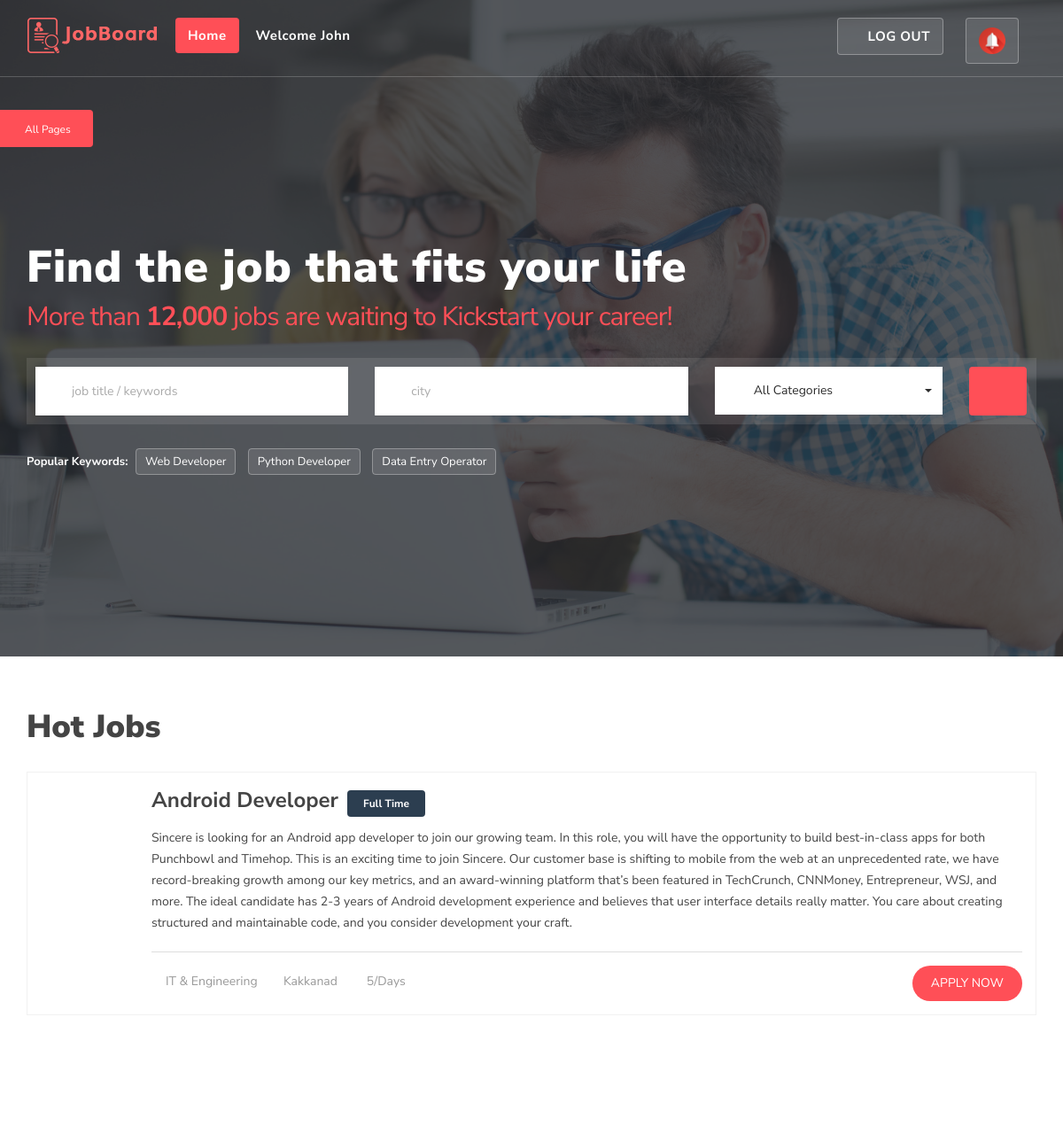
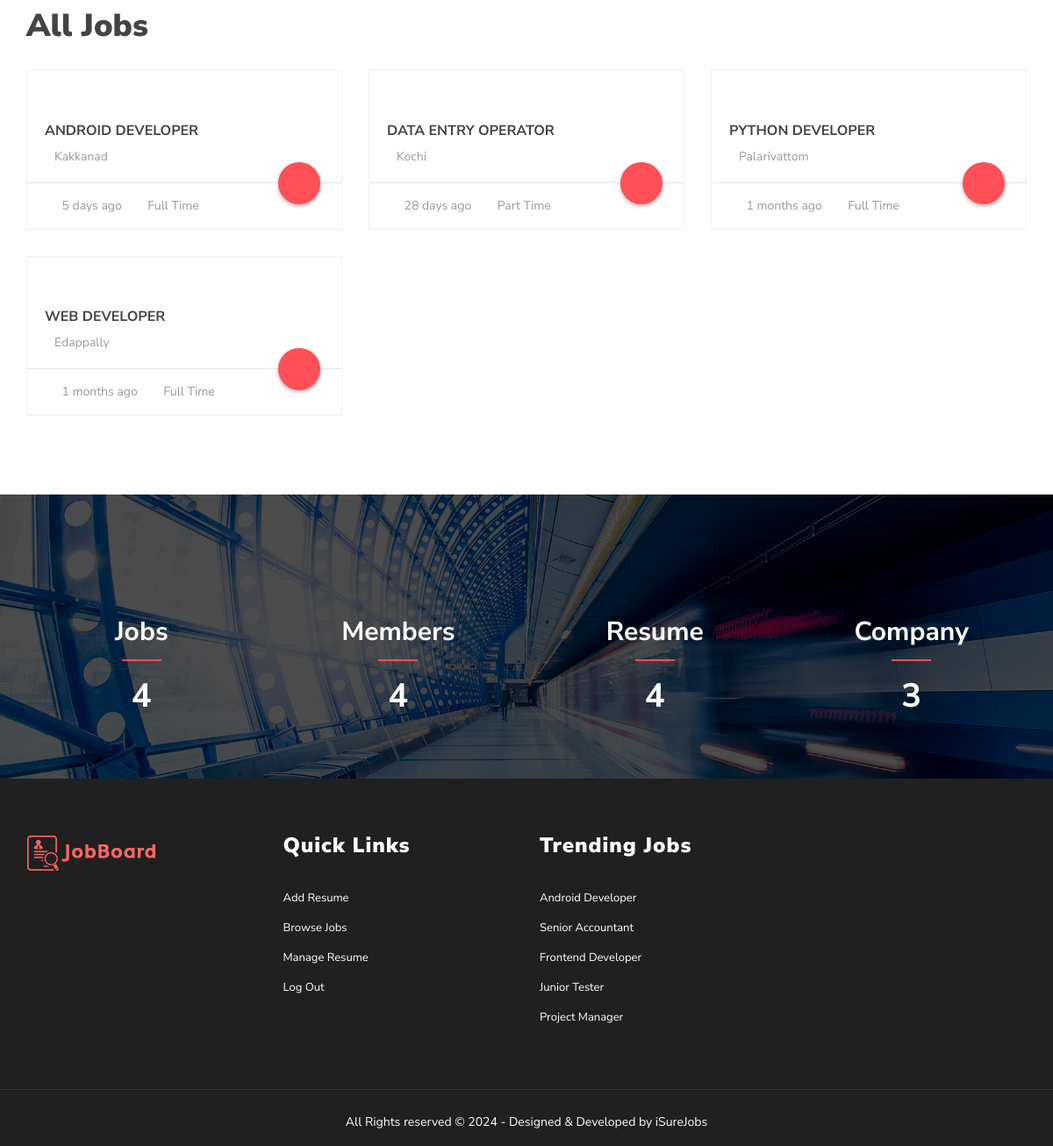
Page /Home/ (signed in) on the committed database (2 pictures, top to bottom).
### ResumeParser/models.py (models this page shows)
class CustomUser(AbstractUser):
    user_type_data = ((1,'employer'),(2,'candidate'))
    user_type = models.CharField(default=1,choices=user_type_data,max_length=10)
    groups = models.ManyToManyField(
        Group,
        verbose_name='groups',
        blank=True,
        related_name='custom_user_groups'
    )
    user_permissions = models.ManyToManyField(
        Permission,
        verbose_name='user permissions',
        blank=True,
        related_name='custom_user_permissions'
    )

class Jobs(models.Model):
    job_title = models.CharField(max_length=100)
    job_nature = models.CharField(max_length=100)
    job_location = models.CharField(max_length=100)
    category = models.CharField(max_length=100)
    job_description = models.CharField(max_length=1000)
    job_responsibility = models.CharField(max_length=1000)
    job_qualification = models.CharField(max_length=200)
    job_skills = models.CharField(max_length=500)
    job_graduation_year = models.CharField(max_length=100)
    job_CGPA = models.CharField(max_length=20)
    job_exp = models.IntegerField()
    job_salary = models.CharField(max_length=20)
    job_languages = models.CharField(max_length=200)
    published_date = models.DateTimeField(auto_now_add=True)
    last_date = models.DateTimeField()
    company_name = models.ForeignKey(Employer,on_delete=models.CASCADE)

### ResumeParser/views.py (the view, shortened to what this page needs)
# urls.py: path('Home/',home,name='home'),
def home(request):
    jobs = Jobs.objects.all().order_by('-id')
    candidate_count = Candidate.objects.count()
    employer_count = Employer.objects.count()
    job_count = Jobs.objects.count()
    current_time = datetime.now(timezone.utc)
    for job in jobs:
        print(job.company_name_id)
        emp = Employer.objects.get(id=job.company_name_id)
        job.logo = emp.logo.url
        time_diff = current_time - job.published_date
        job.time_difference = time_diff.total_seconds()
        job.minutes_ago = int(job.time_difference / 60)  # Calculate minutes ago
        job.hours_ago = int(job.time_difference / 3600)  # Calculate hours ago
        job.days_ago = int(job.time_difference / 86400)  # Calculate days ago
        job.months_ago = int(job.time_difference / (86400 * 30))
    context = {'jobs': jobs, 'c_count': candidate_count, 'e_count': employer_count, 'j_count': job_count, 'name':request.user.first_name}
    return render(request, 'Home.html', context)

### ResumeParser/templates/Home.html (shortened to what this page needs)
{% load static %}
<!DOCTYPE html>
<html lang="en">
  <head>
    <link rel="stylesheet" href="{% static 'assets/css/bootstrap.min.css' %}" type="text/css">
    <link rel="stylesheet" href="{% static 'assets/css/jasny-bootstrap.min.css' %}" type="text/css">
    <link rel="stylesheet" href="{% static 'assets/css/bootstrap-select.min.css' %}" type="text/css">
    <link rel="stylesheet" href="{% static 'assets/css/material-kit.css' %}" type="text/css">
    <link rel="stylesheet" href="{% static 'assets/fonts/font-awesome.min.css' %}" type="text/css">
    <link rel="stylesheet" href="{% static 'assets/fonts/themify-icons.css' %}">
    <link rel="stylesheet" href="{% static 'assets/extras/animate.css' %}" type="text/css">
    <link rel="stylesheet" href="{% static 'assets/extras/owl.carousel.css' %}" type="text/css">
    <link rel="stylesheet" href="{% static 'assets/extras/owl.theme.css' %}" type="text/css">
    <link rel="stylesheet" href="{% static 'assets/extras/settings.css' %}" type="text/css">
    <link rel="stylesheet" href="{% static 'assets/css/slicknav.css' %}" type="text/css">
    <link rel="stylesheet" href="{% static 'assets/css/main.css' %}" type="text/css">
    <link rel="stylesheet" href="{% static 'assets/css/responsive.css' %}" type="text/css">
    <link rel="stylesheet" type="text/css" href="{% static 'assets/css/colors/red.css' %}" media="screen" />
  </head>
  <body>
      <div class="header">
        <section id="intro" class="section-intro">
          <div class="logo-menu">
            <nav class="navbar navbar-default" role="navigation" data-spy="affix" data-offset-top="50">
              <div class="container">
                <div class="navbar-header">
                  <a class="navbar-brand logo" href="{% url 'home' %}"><img src="{% static 'assets/img/logo.png' %}" alt=""></a>
                </div>
                <div class="collapse navbar-collapse" id="navbar">
                <ul class="nav navbar-nav">
                  <li>
                    <a class="active" href="{% url 'home' %}">
                    Home
                    </a>
                  </li>
                  <li>
                    <a href="#">
                    Welcome {{ name }} <i class="fa fa-angle-down"></i>
                    </a>
                  </li>
                </ul>
                  <ul class="nav navbar-nav navbar-right float-right">
                    <li class="right"><a href="{% url 'notify' %}"><img src="{% static 'img/notification-bell.png' %}" alt="notify_me" width="30" height="30" title="Notifications"></a></li>
                  </ul>
                <ul class="nav navbar-nav navbar-right float-right">
                  <li class="right"><a href="{% url 'log_out' %}"><i class="ti-lock"></i>  Log Out</a></li>
                </ul>
              </div>
            </div>
          </nav>
          <div class="tbtn wow pulse" id="menu" data-wow-iteration="infinite" data-wow-duration="500ms" data-toggle="offcanvas" data-target=".navmenu">
            <p><i class="ti-files"></i> All Pages</p>
          </div>
      </div>
      <div class="search-container">
        <div class="container">
          <div class="row">
            <div class="col-md-12">
              <h1>Find the job that fits your life</h1><br><h2>More than <strong>12,000</strong> jobs are waiting to Kickstart your career!</h2>
              <div class="content">
                <form method="POST"> {% csrf_token %}
                  <div class="row">
                    <div class="col-md-4 col-sm-6">
                      <div class="form-group">
                        <input class="form-control" type="text" name="job" placeholder="job title / keywords" required>
                        <i class="ti-time"></i>
                      </div>
                    </div>
                    <div class="col-md-4 col-sm-6">
                      <div class="form-group">
                        <input class="form-control" type="text" name="loc" placeholder="city" required>
                        <i class="ti-location-pin"></i>
                      </div>
                    </div>
                    <div class="col-md-3 col-sm-6">
                      <div class="search-category-container">
                        <label class="styled-select">
                          <select class="dropdown-product selectpicker" name="category" required>
                            <option>All Categories</option>
                          </select>
                        </label>
                      </div>
                    </div>
                    <div class="col-md-1 col-sm-6">
                      <button type="submit" class="btn btn-search-icon"><i class="ti-search"></i></button>
                    </div>
                  </div>
                </form>
              </div>
              <div class="popular-jobs">
                <b>Popular Keywords: </b>
                <a href="#">Web Developer</a>
                <a href="#">Python Developer</a>
                <a href="#">Data Entry Operator</a>
              </div>
            </div>
          </div>
        </div>
      </div>
    </section>
    </div>
    <section class="find-job section">
      <div class="container">
        <h2 class="section-title">Hot Jobs</h2>
        <div class="row">
          <div class="col-md-12">
            {% if messages %}
            {% for m in messages %}
            <h1>{{ m }}</h1>
            {% endfor %}
            {% else %}
            {% if jobs %}
            {% for j in jobs %}
              {% if j.days_ago < 15 %}
            <div class="job-list">
              <div class="job-list-content">
                <h4><a href="#">{{ j.job_title|title }}</a><span class="full-time">{{ j.job_nature }}</span></h4>
                <p>{{ j.job_description }}</p>
                <div class="job-tag">
                  <div class="pull-left">
                    <div class="meta-tag">
                      <span><a href="browse-categories.html"><i class="ti-desktop"></i>{{ j.category }}</a></span>
                      <span><i class="ti-location-pin"></i>{{ j.job_location|title }}</span>
                       {% if j.time_difference < 60 %}
                      <span><i class="ti-time"></i>Just Now</span>
                      {% elif j.time_difference < 3600 %}
                      <span><i class="ti-time"></i>{{ j.minutes_ago }}/Minutes</span>
                      {% elif j.time_difference < 86400 %}
                      <span><i class="ti-time"></i>{{ j.hours_ago }}/Hours</span>
                      {% elif j.time_difference < 2592000 %}
                      <span><i class="ti-calendar"></i> {{ j.days_ago }}/Days </span>
                      {% else %}
                      <span><i class="ti-calendar"></i> {{ j.months_ago }}/Months </span>
                      {% endif %}
                    </div>
                  </div>
                  <div class="pull-right">
                    <a href="{% url 'job_details' %}?jid={{ j.id }}" class="btn btn-common btn-rm">Apply Now</a>
                  </div>
                </div>
              </div>
            </div>
            {% endif %}
            {% endfor %}
            {% else %}
            <center><h1>No Jobs Found</h1></center>
            {% endif %}
            {% endif %}
          </div>
        </div>
      </div>
    </section>
   <section class="featured-jobs section">
      <div class="container">
        <h2 class="section-title">
          All Jobs
        </h2>
        <div class="row">
           {% if messages %}
            {% for m in messages %}
            <h1>{{ m }}</h1>
            {% endfor %}
            {% else %}
            {% if jobs %}
            {% for j in jobs %}
          <div class="col-md-4 col-sm-6 col-xs-12">
            <div class="featured-item">
              <div class="featured-wrap">
                <div class="featured-inner">
                  <figure class="item-thumb">
                    <a class="hover-effect" href="#">
                    </a>
                  </figure>
                  <div class="item-body">
                    <h3 class="job-title"><a href="job-page.html">{{ j.job_title|title }}</a></h3>
                    <div class="adderess"><i class="ti-location-pin"></i>{{ j.job_location|title }}</div>
                  </div>
                </div>
              </div>
              <div class="item-foot">
                {% if j.time_difference < 60 %}
                <span><i class="ti-calendar"></i> Just Now </span>
                {% elif j.time_difference < 3600 %}
                <span><i class="ti-calendar"></i> {{ j.minutes_ago }} minutes ago </span>
                {% elif j.time_difference < 86400 %}
                <span><i class="ti-calendar"></i> {{ j.hours_ago }} hours ago </span>
                {% elif j.time_difference < 2592000 %}
                <span><i class="ti-calendar"></i> {{ j.days_ago }} days ago </span>
                {% else %}
                <span><i class="ti-calendar"></i> {{ j.months_ago }} months ago </span>
                {% endif %}
                <span><i class="ti-time"></i>{{ j.job_nature }}</span>
                <div class="view-iocn">
                  <a href="{% url 'job_details' %}?jid={{ j.id }}"><i class="ti-arrow-right"></i></a>
                </div>
              </div>
            </div>
          </div>
            {% endfor %}
            {% else %}
            <center><h1>No Jobs Found</h1></center>
            {% endif %}
            {% endif %}
        </div>
      </div>
</section>
    <section id="counter">
      <div class="container">
        <div class="row">
          <div class="col-md-3 col-sm-6 col-xs-12">
            <div class="counting">
              <div class="icon">
                <i class="ti-briefcase"></i>
              </div>
              <div class="desc">
                <h2>Jobs</h2>
                <h1 class="counter">{{ j_count }}</h1>
              </div>
            </div>
          </div>
          <div class="col-md-3 col-sm-6 col-xs-12">
            <div class="counting">
              <div class="icon">
                <i class="ti-user"></i>
              </div>
              <div class="desc">
                <h2>Members</h2>
                <h1 class="counter">{{ c_count }}</h1>
              </div>
            </div>
          </div>
          <div class="col-md-3 col-sm-6 col-xs-12">
            <div class="counting">
              <div class="icon">
                <i class="ti-write"></i>
              </div>
              <div class="desc">
                <h2>Resume</h2>
                <h1 class="counter">{{ c_count }}</h1>
              </div>
            </div>
          </div>
          <div class="col-md-3 col-sm-6 col-xs-12">
            <div class="counting">
              <div class="icon">
                <i class="ti-heart"></i>
              </div>
              <div class="desc">
                <h2>Company</h2>
                <h1 class="counter">{{ e_count }}</h1>
              </div>
            </div>
          </div>
        </div>
      </div>
    </section>
    <footer>
    	<section class="footer-Content">
    		<div class="container">
    			<div class="row">
    				<div class="col-md-3 col-sm-6 col-xs-12">
              <div class="widget">
                <h3 class="block-title"><img src="{% static 'assets/img/logo.png' %}" class="img-responsive" alt="Footer Logo"></h3>
              </div>
            </div>
    				<div class="col-md-3 col-sm-6 col-xs-12">
    					<div class="widget">
    						<h3 class="block-title">Quick Links</h3>
  							<ul class="menu">
                  <li><a href="{% url 'resume-upload' %}">Add Resume</a></li>
                  <li><a href="{% url 'browse-jobs' %}">Browse Jobs</a></li>
                  <li><a href="{% url 'manage-resume' %}">Manage Resume</a></li>
                  <li><a href="{% url 'guest' %}">Log Out</a></li>
                </ul>
    					</div>
    				</div>
    				<div class="col-md-3 col-sm-6 col-xs-12">
    					<div class="widget">
                <h3 class="block-title">Trending Jobs</h3>
                <ul class="menu">
                  <li><a href="#">Android Developer</a></li>
                  <li><a href="#">Senior Accountant</a></li>
                  <li><a href="#">Frontend Developer</a></li>
                  <li><a href="#">Junior Tester</a></li>
                  <li><a href="#">Project Manager</a></li>
                </ul>
              </div>
    				</div>
    			</div>
    		</div>
    	</section>
    	<div id="copyright">
    		<div class="container">
    			<div class="row">
    				<div class="col-md-12">
              <div class="site-info text-center">
                <p>All Rights reserved &copy; 2024 - Designed & Developed by <a rel="nofollow" href="{% url 'home' %}">iSureJobs</a></p>
              </div>
    				</div>
    			</div>
    		</div>
    	</div>
    </footer>
  </body>
</html>

### ResumeParser/static/assets/css/colors/red.css (style rules this page uses)
.btn-common { background: #FF4F57; }
.tbtn { background: #FF4F57; }
.navbar-default .navbar-nav > li:hover > a, .navbar-default .navbar-nav > li > a.active { background: #FF4F57; }
.btn-search-icon { background: #FF4F57; }
.full-time { background: #FF4F57; }
.featured-jobs .item-foot .view-iocn a { background: #FF4F57; }
.counting .icon i { color: #FF4F57; }
.counting .desc h2::after { background: #FF4F57; }

### rows in the picture
CustomUser: first_name "John"
Jobs: job_title "Android Developer", job_nature "Full Time", job_description "Sincere is looking for an Android app developer to join our growing team. In this role, you will have the opportunity to build best-in-class apps for both Punchbowl and Timehop. This is an exciting time to join Sincere. Our customer base is shifting to mobile from the web at an unprecedented rate, we have record-breaking growth among our key metrics, and an award-winning platform that’s been featured in TechCrunch, CNNMoney, Entrepreneur, WSJ, and more. The ideal candidate has 2-3 years of Android development experience and believes that user interface details really matter. You care about creating structured and maintainable code, and you consider development your craft.", category "IT & Engineering", job_location "Kakkanad", days_ago "5", job_title "ANDROID DEVELOPER"
Jobs: job_title "DATA ENTRY OPERATOR", job_location "Kochi", days_ago "28", job_nature "Part Time"
Jobs: job_title "PYTHON DEVELOPER", job_location "Palarivattom", months_ago "1", job_nature "Full Time"
Jobs: job_title "WEB DEVELOPER", job_location "Edappally", months_ago "1", job_nature "Full Time"

### other values in the picture
{{ j_count }} "4"
{{ c_count }} "4"
{{ e_count }} "3"
